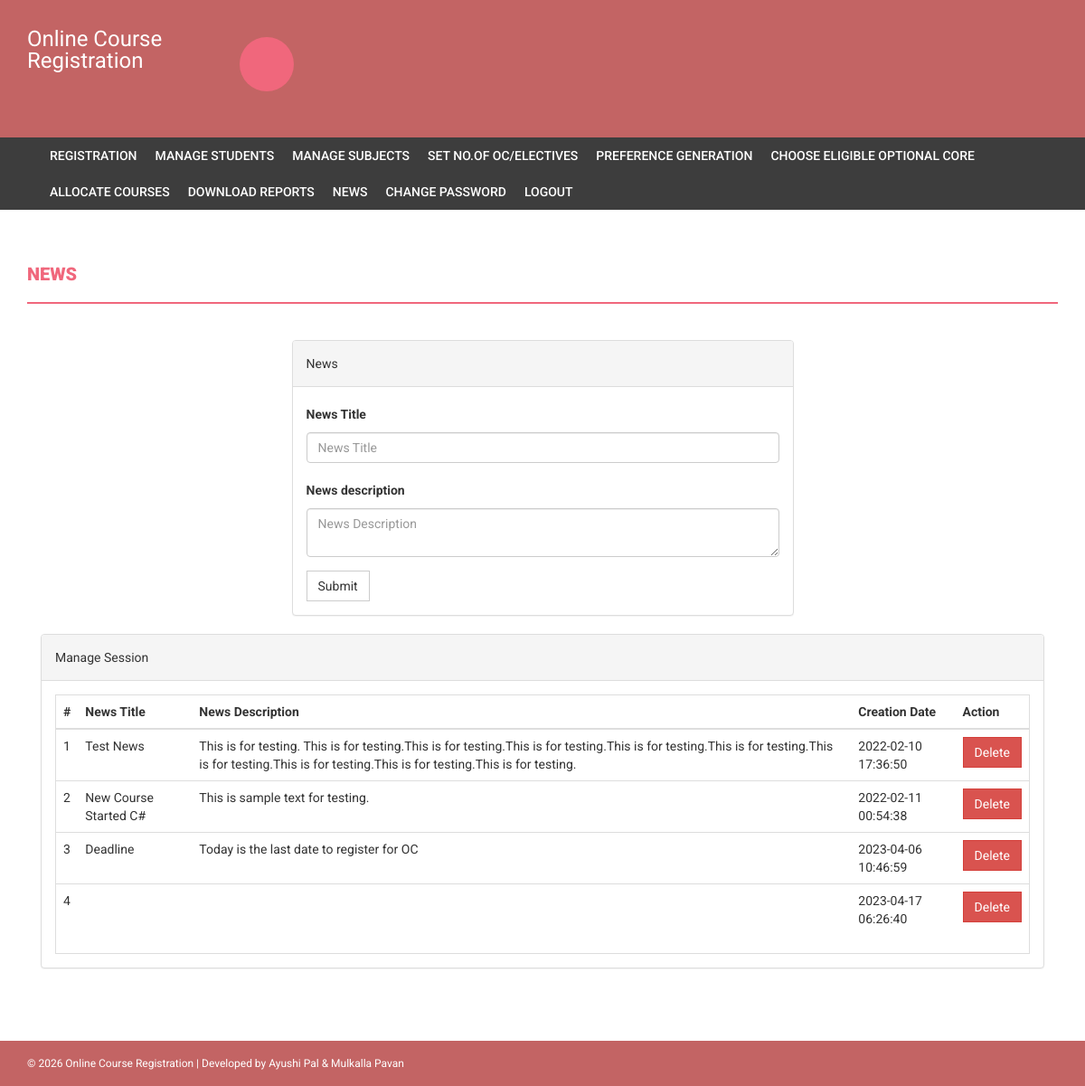
/onlinecourse/admin/news.php (signed in), run on the app's committed database.
### tables this page shows
CREATE TABLE `news` (
  `id` int(11) NOT NULL,
  `newstitle` varchar(255) DEFAULT NULL,
  `newsDescription` mediumtext DEFAULT NULL,
  `postingDate` timestamp NULL DEFAULT current_timestamp()
);

### onlinecourse/admin/news.php (the view, shortened to what this page needs)
<?php
if(strlen($_SESSION['alogin'])==0)
    {
header('location:index.php');
}else{
?>
<!DOCTYPE html>
<html xmlns="http://www.w3.org/1999/xhtml">
<head>
    <link href="../assets/css/bootstrap.css" rel="stylesheet" />
    <link href="../assets/css/font-awesome.css" rel="stylesheet" />
    <link href="../assets/css/style.css" rel="stylesheet" />
</head>
<body>
<?php include('includes/header.php');?>
<?php if($_SESSION['alogin']!="")
{
 include('includes/menubar.php');
}
 ?>
    <div class="content-wrapper">
        <div class="container">
              <div class="row">
                    <div class="col-md-12">
                        <h1 class="page-head-line">News  </h1>
                    </div>
                </div>
                <div class="row" >
                  <div class="col-md-3"></div>
                    <div class="col-md-6">
                        <div class="panel panel-default">
                        <div class="panel-heading">
                           News
                        </div>
                        <div class="panel-body">
                       <form name="dept" method="post">
   <div class="form-group">
    <label for="department">News Title </label>
    <input type="text" class="form-control" id="newstitle" name="newstitle" placeholder="News Title" required />
  </div>
     <div class="form-group">
    <label for="department">News description </label>
    <textarea class="form-control" id="description" name="description" placeholder="News Description" required></textarea>
  </div>
 <button type="submit" name="submit" class="btn btn-default">Submit</button>
</form>
                            </div>
                            </div>
                    </div>
                </div>
                <div class="col-md-12">
                    <div class="panel panel-default">
                        <div class="panel-heading">
                            Manage Session
                        </div>
                        <div class="panel-body">
                            <div class="table-responsive table-bordered">
                                <table class="table">
                                    <thead>
                                        <tr>
                                            <th>#</th>
                                            <th>News Title</th>
                                            <th>News Description</th>
                                            <th>Creation Date</th>
                                            <th>Action</th>
                                        </tr>
                                    </thead>
                                    <tbody>
<?php
$sql=mysqli_query($con,"select * from news");
$cnt=1;
while($row=mysqli_fetch_array($sql))
{
?>
                                        <tr>
                                            <td><?php echo $cnt;?></td>
                                            <td><?php echo htmlentities($row['newstitle']);?></td>
                                            <td><?php echo htmlentities($row['newsDescription']);?></td>
                                            <td><?php echo htmlentities($row['postingDate']);?></td>
                                            <td>
  <a href="news.php?id=<?php echo $row['id']?>&del=delete" onClick="return confirm('Are you sure you want to delete?')">
                                            <button class="btn btn-danger">Delete</button>
</a>
                                            </td>
                                        </tr>
<?php
$cnt++;
} ?>
                                    </tbody>
                                </table>
                            </div>
                        </div>
                    </div>
                </div>
            </div>
        </div>
  <?php include('../includes/footer.php');?>
</body>
</html>
<?php } ?>

### onlinecourse/assets/css/style.css (style rules this page uses)
body { font-family: 'Roboto', sans-serif; line-height: 30px; }
.content-wrapper { margin-top: 40px; min-height: 600px; padding-bottom: 60px; }
.page-head-line { font-weight: 900; padding-bottom: 20px; border-bottom: 2px solid #F0677C; text-transform: uppercase; color: #F0677C; font-size: 20px; margin-bottom: 40px; }
.btn { border-radius: 0px; -webkit-border-radius: 0px; -moz-border-radius: 0px; }

### data on the page
news: newstitle "Test News", newsDescription "This is for testing. This is for testing.This is for testing.This is for testing.This is for testing.This is for testing.This is for testing.This is for testing.This is for testing.This is for testing.", postingDate "2022-02-10 17:36:50"
news: newstitle "New Course Started C#", newsDescription "This is sample text for testing.", postingDate "2022-02-11 00:54:38"
news: newstitle "Deadline", newsDescription "Today is the last date to register for OC", postingDate "2023-04-06 10:46:59"
news: postingDate "2023-04-17 06:26:40"
